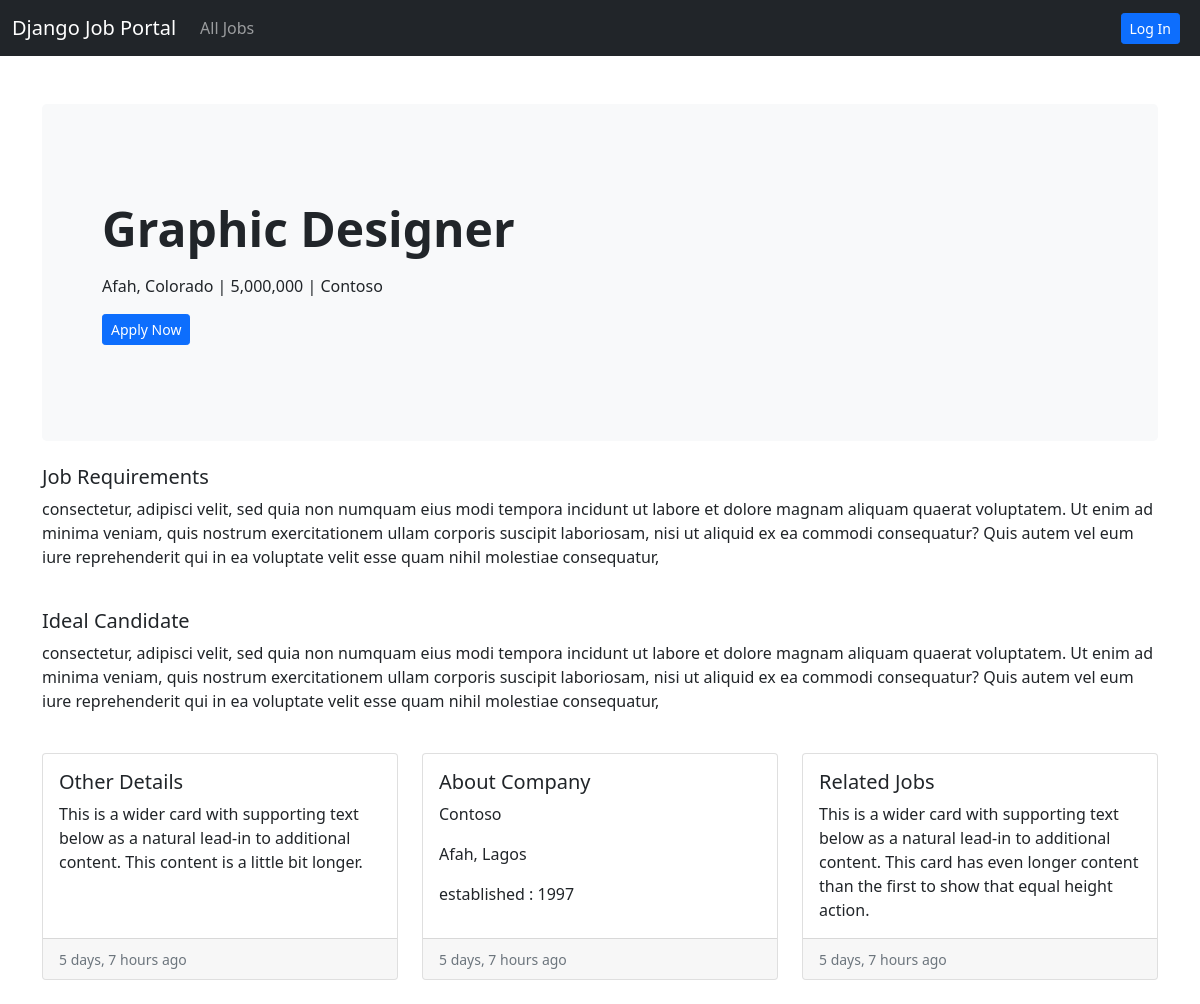
Page /job-details/2 on the committed database.
### job/models.py (models this page shows, shortened)
class Job(models.Model):
    job_choices = (
        ('Remote', 'Remote'),
        ('Onsite', 'Onsite'),
        ('Hybrid', 'Hybrid'),
    )
    user = models.ForeignKey(User, on_delete=models.CASCADE)
    company = models.ForeignKey(Company, on_delete=models.CASCADE)
    title = models.CharField(max_length=255)
    city = models.CharField(max_length=255)
    salary = models.PositiveIntegerField()
    requirements = models.TextField()
    ideal_candidate = models.TextField()
    is_available = models.BooleanField(default=False)
    timestamp = models.DateTimeField(auto_now_add=True)
    industry = models.ForeignKey(Industry, on_delete=models.DO_NOTHING, null=True, blank=True)
    state = models.ForeignKey(State, on_delete=models.DO_NOTHING, null=True, blank=True)
    job_type = models.CharField(max_length=255, choices=job_choices, null=True, blank=True)

class State(models.Model):
    name = models.CharField(max_length=255)
    def __str__(self):
        return self.name

### company/models.py (models this page shows)
class Company(models.Model):
    user = models.OneToOneField(User, on_delete=models.CASCADE)
    name = models.CharField(max_length=255, blank=True, null=True)
    est_date = models.PositiveIntegerField(blank=True, null=True)
    city = models.CharField(max_length=255, blank=True, null=True)
    state = models.CharField(max_length=255, blank=True, null=True)
    def __str__(self):
        return self.name

### website/views.py (the view)
# urls.py: path('job-details/<int:pk>', views.job_details, name='job-details'),
def job_details(request, pk):
    if request.user.is_authenticated:
        if ApplyJob.objects.filter(user=request.user, job_id=pk).exists():
            has_applied = True
        else:
            has_applied = False
    job = Job.objects.get(id=pk)
    has_applied = False
    context = {
        'job': job,
        'has_applied': has_applied
    }
    return render(request, 'website/job_details.html', context)

### templates/website/job_details.html
{% extends 'base.html' %}
{% load humanize %}
{% block content %}
<section>
    <div class="p-5 mb-4 bg-light rounded-3">
        <div class="container-fluid py-5">
            <h2 class="display-5 fw-bold">{{ job.title }}</h2>
            <p class="col-md-8 fs-6 mt-3">
                {{ job.city }}, {{ job.state }} | {{ job.salary|intcomma }} | {{ job.company }}
            </p>
            {% if has_applied == False %}
            <a href="{% url 'apply-job' job.pk %}" class="btn btn-primary btn-sm">Apply Now</a>
            {% else %}
            <p><span class="badge bg-success">You have already Applied for this Job</span></p>
            {% endif %}
        </div>
    </div>
</section>
<div>
    <section>
        <h5>Job Requirements</h5>
        <p>
            {{ job.requirements }}
        </p>
    </section>
</div> <br>
<div>
    <section>
        <h5>Ideal Candidate</h5>
        <p>
            {{ job.ideal_candidate }}
        </p>
    </section>
</div> <br>
<div class="row row-cols-1 row-cols-md-3 g-4">
    <div class="col">
        <div class="card h-100">
            <div class="card-body">
                <h5 class="card-title">Other Details</h5>
                <p class="card-text">
                    This is a wider card with supporting text below as a natural lead-in to additional content.
                    This content is a little bit longer.
                </p>
            </div>
            <div class="card-footer">
                <small class="text-muted">{{ job.timestamp|naturaltime }}</small>
            </div>
        </div>
    </div>
    <div class="col">
        <div class="card h-100">
            <div class="card-body">
                <h5 class="card-title">About Company</h5>
                <p class="card-text">
                    {{ job.company.name }}
                </p>
                <p class="card-text">
                    {{ job.company.city }}, {{ job.company.state }}
                </p>
                <p class="card-text">
                    established :  {{ job.company.est_date }}
                </p>
            </div>
            <div class="card-footer">
                <small class="text-muted">{{ job.timestamp|naturaltime }}</small>
            </div>
        </div>
    </div>
    <div class="col">
        <div class="card h-100">
            <div class="card-body">
                <h5 class="card-title">Related Jobs</h5>
                <p class="card-text">
                    This is a wider card with supporting text below as a natural lead-in to additional content.
                     This card has even longer content than the first to show that equal height action.
                </p>
            </div>
            <div class="card-footer">
                <small class="text-muted">{{ job.timestamp|naturaltime }}</small>
            </div>
        </div>
    </div>
</div><br>
{% endblock %}

### rows in the picture
Job: title "Graphic Designer", city "Afah", state "Colorado", salary "5,000,000", company "Contoso", requirements "consectetur, adipisci velit, sed quia non numquam eius modi tempora incidunt ut labore et dolore magnam aliquam quaerat voluptatem. Ut enim ad minima veniam, quis nostrum exercitationem ullam corporis suscipit laboriosam, nisi ut aliquid ex ea commodi consequatur? Quis autem vel eum iure reprehenderit qui in ea voluptate velit esse quam nihil molestiae consequatur,", ideal_candidate "consectetur, adipisci velit, sed quia non numquam eius modi tempora incidunt ut labore et dolore magnam aliquam quaerat voluptatem. Ut enim ad minima veniam, quis nostrum exercitationem ullam corporis suscipit laboriosam, nisi ut aliquid ex ea commodi consequatur? Quis autem vel eum iure reprehenderit qui in ea voluptate velit esse quam nihil molestiae consequatur,", timestamp "5 days, 7 hours ago", company.name "Contoso", company.city "Afah", company.state "Lagos", company.est_date "1997"
